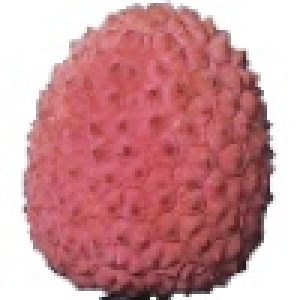
#> input picture FruitsRecognition/test_1.jpg, 100 x 100 px (shown 3 times larger)
$ jupyter execute --allow-errors Code_2.ipynb
#> lines starting #> are read from the running program, lines starting #| are printed output that depends on the picture
[cell 1]
import os
import numpy as np
from skimage import io, color

#> (a cell that did not finish here is left out)

#> (a cell that did not finish here is left out)

#> (a cell that did not finish here is left out)

#> (a cell that did not finish here is left out)

#> (a cell that did not finish here is left out)

[cell 7]
labelLength = []
for root, folder, files in os.walk('dataset/'):
    labelLength.append(len(files))

[cell 8]
labelLength

#> (a cell that did not finish here is left out)

#> (a cell that did not finish here is left out)

[cell 11]
def distance(x1,x2):
    return np.sqrt(sum((x1 - x2) ** 2))

[cell 12]
def knn(x, train,k):
#     we need to calculate distance of input image with each image of
#     traing data, so we find out shape of training data
    n = train.shape[0]
    dist = []
    for i in range(n):
#         we calculate distance b/w out input image and training image
#         and append the distances in a list
        dist.append(distance(x, train[i]))
#     convert distance list into numpy array
    dist = np.asarray(dist)
#     sort the distance to get nearest or minimum distances
#     so we use argsort which will give indexes of sorted data
    indexes = np.argsort(dist)[:k]
    sortedLables = outputLabels[indexes]
    counts = np.unique(sortedLables, return_counts=True)
#     ([0,1,3], [3,3,4])
    return counts[0][np.argmax(counts[1])]

[cell 13]
testImg = color.rgb2gray(io.imread('test_1.jpg'))
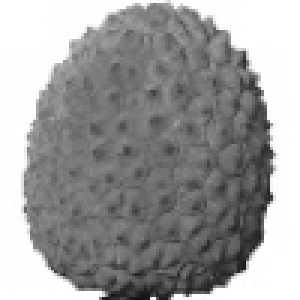
#> testImg: shape (100, 100) float64 (shown 3 times larger); min 0.0752, max 1, mean 0.617

[cell 14]
testImg.shape
#> Out = (100, 100)

#> (a cell that did not finish here is left out)

[cell 16]
testImg = color.rgb2gray(io.imread('test_2.png'))
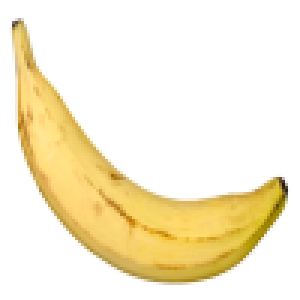
#> input picture FruitsRecognition/test_2.png, 100 x 100 px (shown 3 times larger)
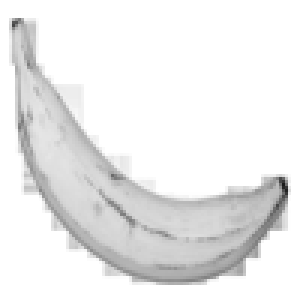
#> testImg: shape (100, 100) float64 (shown 3 times larger); min 0.106, max 1, mean 0.926
